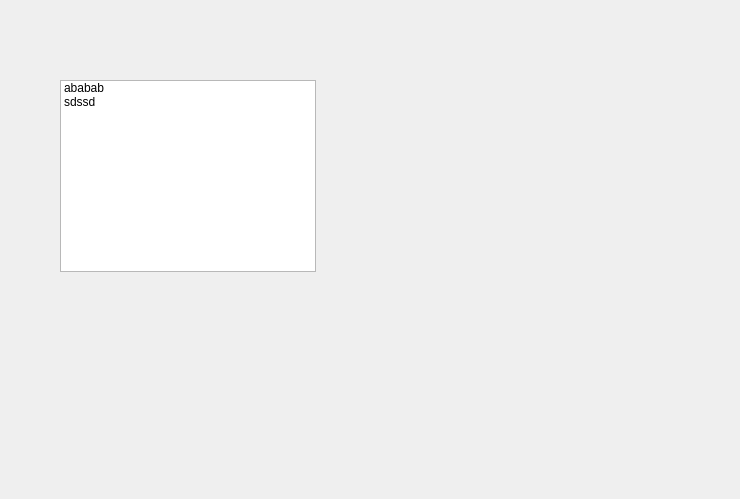
<?xml version="1.0" encoding="UTF-8"?>
<ui version="4.0">
 <class>time_period_and_activity</class>
 <widget class="QDialog" name="time_period_and_activity">
  <property name="geometry">
   <rect>
    <x>0</x>
    <y>0</y>
    <width>740</width>
    <height>499</height>
   </rect>
  </property>
  <property name="windowTitle">
   <string>Dialog</string>
  </property>
  <widget class="QListWidget" name="activity_list">
   <property name="geometry">
    <rect>
     <x>60</x>
     <y>80</y>
     <width>256</width>
     <height>192</height>
    </rect>
   </property>
   <item>
    <property name="text">
     <string>ababab</string>
    </property>
   </item>
   <item>
    <property name="text">
     <string>sdssd</string>
    </property>
   </item>
  </widget>
 </widget>
 <resources/>
 <connections/>
</ui>
